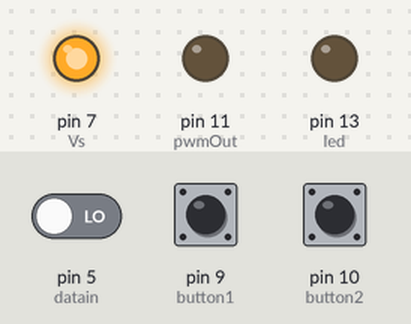
The sketch below on a simulated Arduino Uno, built with avr-gcc and run on an emulated ATmega328P. Parts: output pins drawn as LEDs (lit = HIGH). The test bench sets the inputs (shaded band); at power-on: pin 9 (button1) HIGH, pin 10 (button2) HIGH, pin 5 (datain) LOW. EEPROM starts erased.

Above: at 1.2 s.
1.3 s: pin 9 (button1) pulled LOW for 1 s
At 2.8 s:
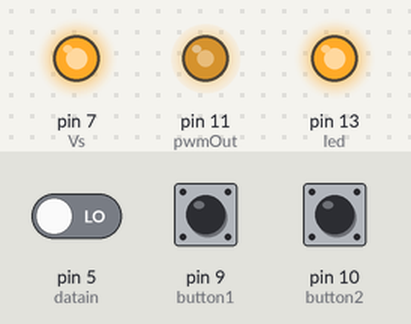
3.8 s: pin 10 (button2) pulled LOW for 1 s
At 4.26 s:
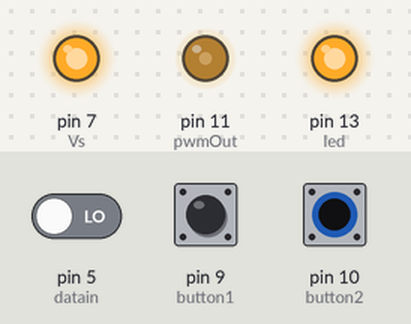
6.3 s: pin 9 (button1) pulled LOW for 3.2 s
At 8.8 s:
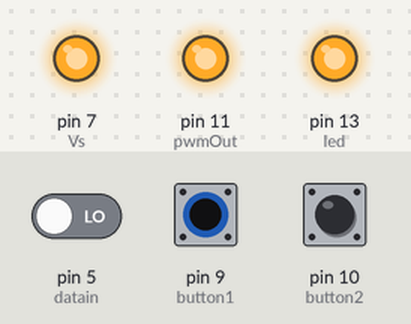
11.0 s: pin 10 (button2) pulled LOW for 0.15 s
At 11.15 s:
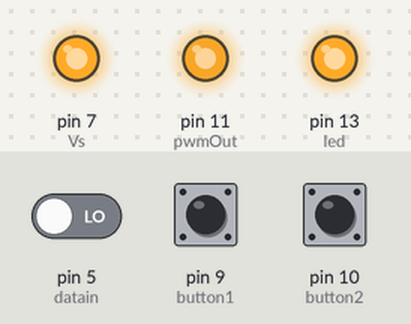
Timing chart, 0 to 13.8 s (numbered marks = the images above; inputs shaded):
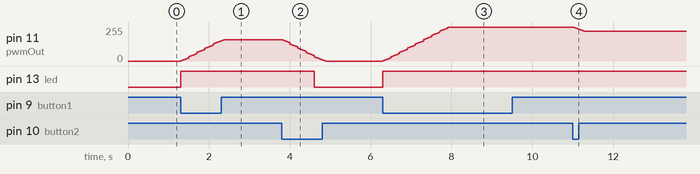

Measured:
- after the input at 1.3 s, pin 11 (pwmOut): moves from 0/255 to 160/255 over 1.1 s, starting at once; pin 13 (led): LOW → HIGH at once
- after the input at 3.8 s, pin 11 (pwmOut): moves from 160/255 to 0/255 over 1.1 s, starting at once; pin 13 (led): HIGH → LOW after 0.80 s
- after the input at 6.3 s, pin 11 (pwmOut): moves from 0/255 to 255/255 over 1.6 s, starting at once; pin 13 (led): LOW → HIGH at once
- after the input at 11.0 s, pin 11 (pwmOut): moves from 255/255 to 223/255 over 0.28 s, starting at once

The sketch:

IR_reader_tsop4838.ino
```cpp
/*
  infra receiver code for TSOP 4838
  The receiver can be connectd directly to the Ardino pins: 5-6-7
  facing outwards of the Arduino.
 */

// Current setting is written to EEPROM
#include <EEPROM.h>
#define EEADDR_DUTY 0

//   (direction is important, see datasheet of TSOP 4838
//    on the table facing up with the legs towards you)

/// IR input - left leg of TSOP 4838
#define datain 5
// GND - middle leg of TSOP 4838
#define gnd 6
// Vs - right leg of TSOP 4838
#define Vs 7
// LED pin
#define led 13
// PWM output
#define pwmOut 11
// Button input - internal pullup to 5V, button pulls to GND when pressed
#define button1 9
// Button input - internal pullup to 5V, button pulls to GND when pressed
#define button2 10

/// Repeat time of the button when user keeps it pressed
#define REPEATMILLIS 200

int16_t fadePwm=0; // Fading value - added to current PWM value to find the required power

#define PWMSTEP 32
#define PWMMIN 31
#define PWMMAX 255
#define FADEPERIODMILLIS 8
uint8_t pwmDuty=255;
uint8_t pwmDutyTarget=255;
uint32_t lampOnAtMillis;
//#define DEBUG

#define LAMPTIMEOUTMILLIS 900000l
// Maximum length of a single signal - in microseconds
#define MAXSIGNALTIME 500000

// Maximum number of signal segments - the measured pieces of a signal
#define MAXSIGNALSEGMENTS 160

//const uint16_t variableName[] PROGMEM = {data0, data1, data3...};
const uint16_t signalSamples[] PROGMEM={
#define NOELEC_BASE 0
#include "neoelec.h"
#define SAMSUNG_BASE NOELEC_N_BUTTONS
#include "samsung_ak59_00149a.h"
};
#define POSSIBLESIGNAL (sizeof(signalSamples)/2/MAXSIGNALSEGMENTS)
#define MAXERROR 160


// State of pulse length receiver:
long timeSignalLast;
uint8_t currentSegment=0;
uint16_t segments[256];
/// Previous input value on button1
uint8_t prevButton1=0;
/// Previous input value on button2
uint8_t prevButton2=0;

/// Based on http://playground.arduino.cc/Main/PinChangeInterrupt
ISR (PCINT2_vect) // handle pin change interrupt for D0 to D7 here
{
   long t=micros();
   uint8_t input=digitalRead(datain);
   segments[currentSegment]=(uint16_t)(t-timeSignalLast);
   currentSegment++;
   timeSignalLast=t;
//  Uncommenting this line helps debugging whether something happens or not
//   digitalWrite(led,input);
}
// the setup routine runs once when you press reset:
void setup() {
  pwmDuty=0;
  // initialize the pins communicationg with the receiver.
  digitalWrite(datain, HIGH);
  pinMode(datain, INPUT);

   *digitalPinToPCMSK(datain) |= bit (digitalPinToPCMSKbit(datain));  // enable pin
    PCIFR  |= bit (digitalPinToPCICRbit(datain)); // clear any outstanding interrupt
    PCICR  |= bit (digitalPinToPCICRbit(datain)); // enable interrupt for the group

  digitalWrite(gnd, LOW);
  pinMode(gnd, OUTPUT);
  digitalWrite(Vs, HIGH);
  pinMode(Vs, OUTPUT);
  pinMode(led, OUTPUT);
  pinMode(pwmOut, OUTPUT);
  pinMode(button1, INPUT_PULLUP);
  pinMode(button2, INPUT_PULLUP);
#ifdef DEBUG
  Serial.begin(9600);
#endif
}
#ifdef DEBUG
void printValue(uint8_t processed, uint16_t value)
{
    Serial.print(value);
    if((processed&0x0F)==0x0f)
    {
      Serial.println(',');
    }else
    {
      Serial.print(',');
    }
}
#endif
uint16_t getSample(uint8_t sampleIndex, uint8_t segmentIndex)
{
  return pgm_read_word_near(signalSamples+(((uint16_t)sampleIndex)*MAXSIGNALSEGMENTS)+segmentIndex);
}
void setPWM(uint8_t duty)
{
  fadePwm=((int16_t)pwmDuty)-duty;
  if(duty!=0)
  {
    EEPROM.write(EEADDR_DUTY, duty);
  }
  pwmDuty=duty;
  updateOutput();
}
void updateOutput()
{
    digitalWrite(led, pwmDuty!=0);
    if(fadePwm!=0||pwmDuty!=0)
    {
      int16_t val=fadePwm+pwmDuty;
      if(val<0) val=0;
      if(val>255) val=255;
      analogWrite(pwmOut, (uint8_t)val);
    }else
    {
      digitalWrite(pwmOut, 0);
    }
}
void setLamp(boolean value)
{
  if(value)
  {
    uint8_t duty=EEPROM.read(EEADDR_DUTY);
    if(duty==0) duty=255;
    setPWM(duty);
  }else
  {
    setPWM(0);
  }
}
void decodedInput(uint8_t buttonIndex)
{
  uint32_t t=millis();
  uint32_t diffT=t-lampOnAtMillis;
  // On each button touch we reset the timeout
  lampOnAtMillis=t;
  if(NOELEC_VOL_PLUS==buttonIndex || SAMSUNG_VOL_PLUS==buttonIndex)
  {
    uint8_t next=pwmDuty+PWMSTEP;
    if(next<pwmDuty)
    {
      next=PWMMAX;
    }
    setPWM(next);
  }else if(NOELEC_VOL_MINUS==buttonIndex|| SAMSUNG_VOL_MINUS==buttonIndex)
  {
    uint8_t next=pwmDuty-PWMSTEP;
    if(next>pwmDuty)
    {
      next=PWMMIN;
    }
    setPWM(next);
  }else if(NOELEC_POWER==buttonIndex|| SAMSUNG_POWER==buttonIndex)
  {
    // Prevent sensing a single button press twice when in a short time - issue was reported by users :-)
    if(diffT>250)
    {
      setLamp(pwmDuty==0);
    }
  }
}
void timeoutLamp()
{
  static uint32_t lastFadeStepT;
  uint32_t t=millis();
  if(pwmDuty!=0)
  {
    if((uint32_t)(t-lampOnAtMillis) > LAMPTIMEOUTMILLIS)
    {
      setLamp(false);
    }
  }
  if(t-lastFadeStepT>FADEPERIODMILLIS)
  {
    if(fadePwm<0)
    {
      fadePwm++;
      updateOutput();
    }else if (fadePwm>0)
    {
      fadePwm--;
      updateOutput();
    }
    lastFadeStepT=t;
  }
}

void decode()
{
  static uint8_t processed=0;
  static uint8_t maxMatch=0;
  static uint8_t signalStartAt=0;
  static uint8_t match[POSSIBLESIGNAL]={0,0,
0,0,0,0,0,0,0,0,
0,0,0,0,0,0,0,0,
0,0,0
};
  boolean finished=false;
  boolean clearAll=false;
  cli();
    long t=micros();
    if(t-timeSignalLast>MAXSIGNALTIME)
    {
      // TODO Too long wait time - log last code
      timeSignalLast=t;
      finished=signalStartAt!=currentSegment;
    }
  sei();
  while(processed!=currentSegment)
  {
    uint16_t val=segments[processed];
    for(uint8_t i=0;i<POSSIBLESIGNAL;++i)
    {
       uint16_t sample=getSample(i, match[i]);
       if(sample-MAXERROR <val && sample+MAXERROR>val)
       {
         match[i]++;
         maxMatch=max(match[i],maxMatch);
         // Decode is still ok for this sample
         if(match[i]<MAXSIGNALSEGMENTS && getSample(i, match[i])==0)
         {
#ifdef DEBUG
             Serial.print("Decoded! ");
             Serial.print(match[i]);
             Serial.print(" ");
             Serial.println(i);
#endif
             decodedInput(i);
              signalStartAt=processed+1;
              match[i]=0;
              clearAll=true;
              goto decoderExit; // See: https://xkcd.com/292/
         }
       }else
       {
         match[i]=0;
       }
    }
//    Serial.println(val);
    processed++;
  }
  decoderExit:
  if(finished)
  {
#ifdef DEBUG
    uint8_t idx=0;
    Serial.println("Unknown: ");
    signalStartAt++;
    while(signalStartAt!=currentSegment)
    {
       uint16_t val=segments[signalStartAt];
       printValue(idx, val);
       signalStartAt++;
       idx++;
    }
    while(idx<MAXSIGNALSEGMENTS)
    {
       printValue(idx, 0);
       idx++;
    }
    Serial.println("");
#endif
    signalStartAt=currentSegment;
    clearAll=true;
  }
  if(clearAll)
  {
#ifdef DEBUG
      Serial.print("clearAll: ");
      Serial.println(maxMatch);
#endif
    for(uint8_t i=0;i<POSSIBLESIGNAL;++i)
    {
      match[i]=0;
      maxMatch=0;
    }
  }
}


void handleButtons()
{
  uint32_t t=millis();
  uint8_t b1=digitalRead(button1);
  boolean repeat=t-lampOnAtMillis>REPEATMILLIS;
  // TODO prell avoidance necessary?
  if(b1==LOW)
  {
    if(b1!=prevButton1 || repeat)
    {
    // On each button touch we reset the timeout
    lampOnAtMillis=t;
    uint8_t next=pwmDuty+PWMSTEP;
    if(next<pwmDuty)
    {
      next=PWMMAX;
    }
    setPWM(next);
    }
  }
  prevButton1=b1;
  uint8_t b2=digitalRead(button2);
  // TODO prell avoidance necessary?
  if(b2==LOW)
  {
    if(b2!=prevButton2 || repeat)
    {
    // On each button touch we reset the timeout
    lampOnAtMillis=t;
    uint8_t next=pwmDuty-PWMSTEP;
    if(next>pwmDuty)
    {
      next=0;
    }
    setPWM(next);
    }
  }
  prevButton2=b2;
}

// the loop routine runs over and over again forever:
void loop() {
  decode();
  handleButtons();
  timeoutLamp();
}
```

Source omitted: neoelec.h (data table, 9203 bytes), g_ak59_00149a.h (data table, 2081 bytes)
